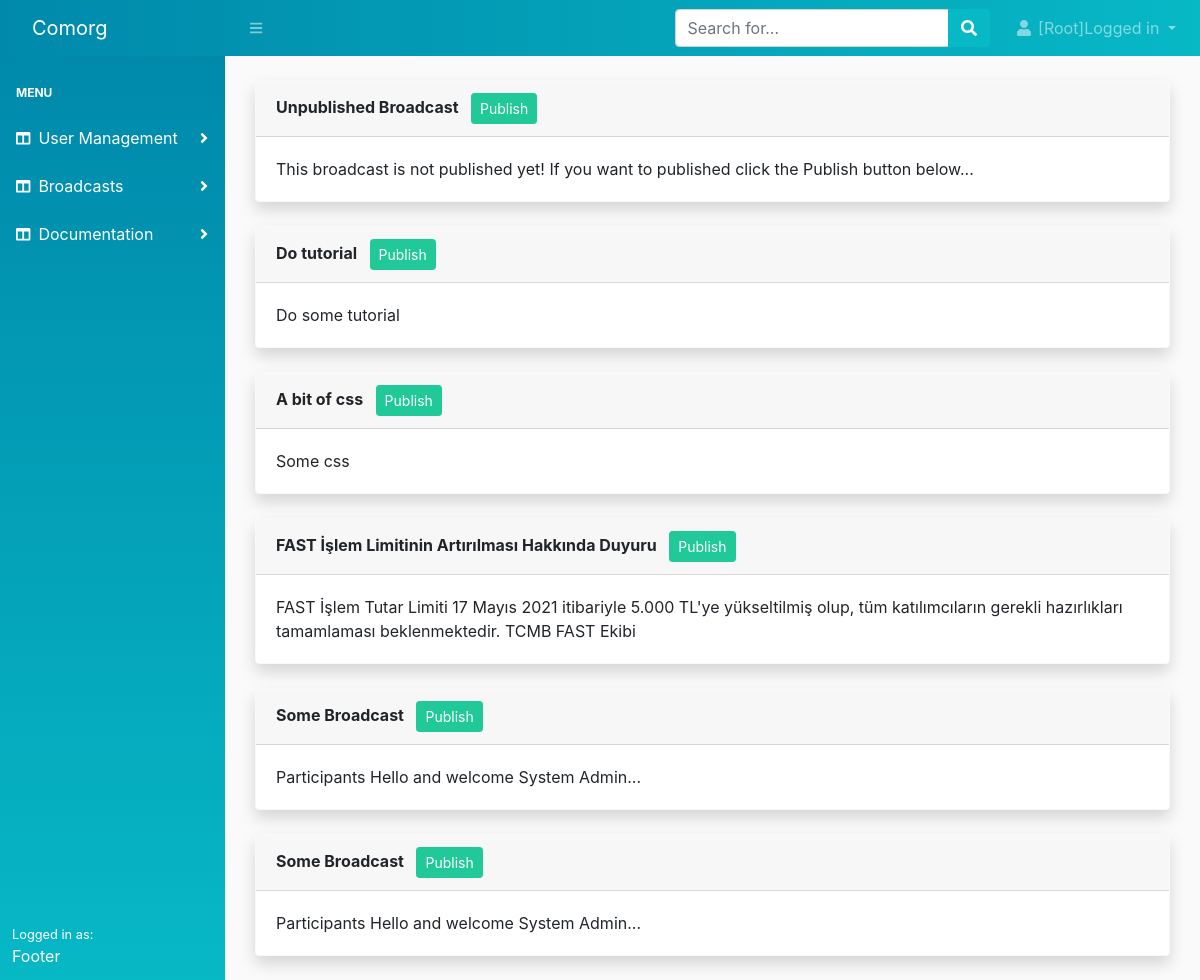
Page /communications/unpublished/ (signed in) on the committed database.
### account/models.py (models this page shows, shortened)
class User(AbstractUser):
    username = None
    email = models.EmailField(_('email address'), unique=True)
    participant = models.ForeignKey(
        Participant,
        on_delete=models.CASCADE,
        related_name='users')
    is_staff = models.BooleanField(default=False)
    is_active = models.BooleanField(default=True)
    USERNAME_FIELD = 'email'
    REQUIRED_FIELDS = ['participant']
    objects = UserManager()
    class Meta:
        permissions = [
            ('can_activate_user', 'Can activate user'),
            ('can_assing_role', 'Can assing role'),
        ]

### communication/models.py (models this page shows, shortened)
class Broadcast(models.Model):
    user = models.ForeignKey(User, on_delete=models.DO_NOTHING, related_name='broadcasts')
    title = models.CharField(max_length=250)
    body = models.TextField(blank=True, null=True)
    created = models.DateTimeField(auto_now_add=True)
    published = models.DateTimeField(blank=True, null=True)
    last_updated = models.DateTimeField(auto_now=True)
    is_published = models.BooleanField(default=False, verbose_name='Publish immediately')
    class Meta:
        db_table = 'broadcasts'
        ordering = ['-published']

### communication/views.py (the view)
# urls.py: path('unpublished/', views.list_unpublished, name='list_unpublished'),
@login_required
def list_unpublished(request):
    broadcasts = Broadcast.objects.filter(is_published=False)
    return render(
        request,
        'communication/broadcast/unpublished.html',
        {
            'broadcasts': broadcasts
        }
    )

### communication/templates/communication/broadcast/unpublished.html (shortened to what this page needs)
{% extends 'core/base.html' %}
{% block content %}
<div class="container-fluid">
    {% for broadcast in broadcasts %}
        <div class="card border-light shadow mb-4">
            <div class="card-header">
                <strong>{{ broadcast.title }}</strong>
                {% if perms.communication.change_broadcast %}
                <a href="{% url 'communication:publish' broadcast.id %}" class="btn btn-success btn-sm ml-2">Publish</a>
                {% endif %}
            </div>
            <div class="card-body">
                <div class="card-text">
                    {{ broadcast.body }}
                </div>
            </div>
        </div>
    {% empty %}
        <div>
            <p>No broadcasts!</p>
        </div>
    {% endfor %}
</div>
{% endblock %}

### core/templates/core/topnav.html (shortened to what this page needs)
<nav class="sb-topnav navbar navbar-expand navbar-dark bg-dark-custom">
    <a class="navbar-brand" href="">Comorg</a>
    <button class="btn btn-link btn-sm order-1 order-lg-0" id="sidebarToggle" href="#"><i class="fas fa-bars"></i></button>
    <form class="d-none d-md-inline-block form-inline ml-auto mr-0 mr-md-3 my-2 my-md-0">
        <div class="input-group">
            <input class="form-control" type="text" placeholder="Search for..." aria-label="Search" aria-describedby="basic-addon2" />
            <div class="input-group-append">
                <button class="btn btn-primary" type="button"><i class="fas fa-search"></i></button>
            </div>
        </div>
    </form>
    <ul class="navbar-nav ml-auto ml-md-0">
        <li class="nav-item dropdown">
            <a class="nav-link dropdown-toggle" id="userDropdown" href="#" role="button" data-toggle="dropdown" aria-haspopup="true" aria-expanded="false"><i class="fas fa-user fa-fw"></i>
                {% if user.is_authenticated %}
                [{{user.first_name}}]Logged in
                {% endif %}
            </a>
        </li>
    </ul>
</nav>

### core/static/core/css/custom.css (style rules this page uses)
body { background-color: #fafafa; font-family: -apple-system, BlinkMacSystemFont, 'Segoe UI', Roboto, Oxygen, Ubuntu, Cantarell, 'Open Sans', 'Helvetica Neue', sans-serif; }
.bg-dark-custom { background-image: linear-gradient(to left, var(--blue), var(--cyan)); color:white; }
.nav-link { color: white; }

### rows in the picture
User: first_name "Root"
Broadcast: title "Unpublished Broadcast", body "This broadcast is not published yet! If you want to published click the Publish button below..."
Broadcast: title "Do tutorial", body "Do some tutorial"
Broadcast: title "A bit of css", body "Some css"
Broadcast: title "FAST İşlem Limitinin Artırılması Hakkında Duyuru", body "FAST İşlem Tutar Limiti 17 Mayıs 2021 itibariyle 5.000 TL'ye yükseltilmiş olup, tüm katılımcıların gerekli hazırlıkları tamamlaması beklenmektedir. TCMB FAST Ekibi"
Broadcast: title "Some Broadcast", body "Participants Hello and welcome System Admin..."
Broadcast: title "Some Broadcast", body "Participants Hello and welcome System Admin..."
